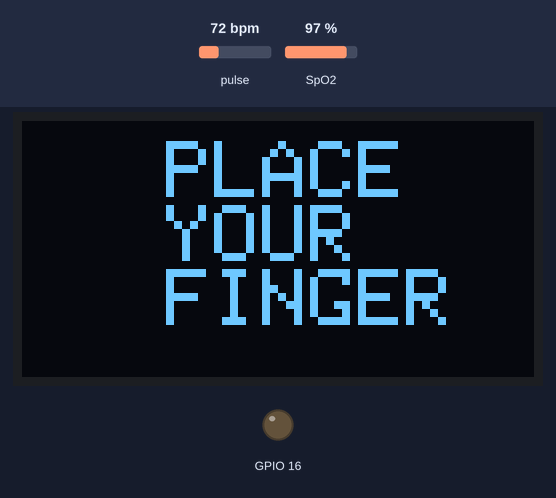
A sketch run on a simulated ESP8266 (NodeMCU). Parts: 128×64 one-colour display, output pins drawn as LEDs (lit = HIGH). The inputs (shaded band) are chosen by the test bench; at power-on: pulse 72 bpm, SpO2 97 %. WiFi joins after 1.5 s; servers stay silent unless stated; what the sketch prints to the serial monitor is not drawn.

Above: at 8.1 s.
8.2 s: pulse set to 99 bpm
At 9.6 s:
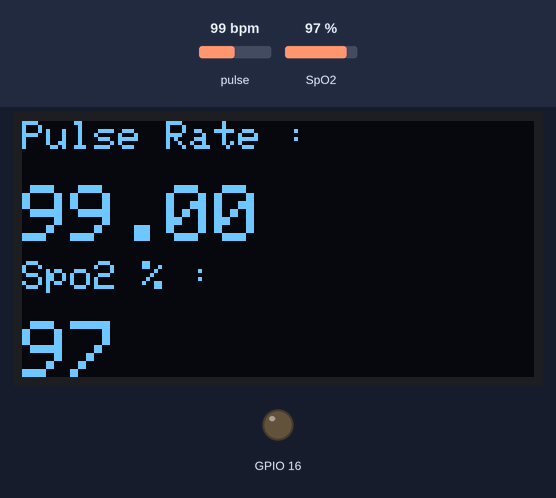
9.9 s: pulse set to 102 bpm
At 11.0 s:
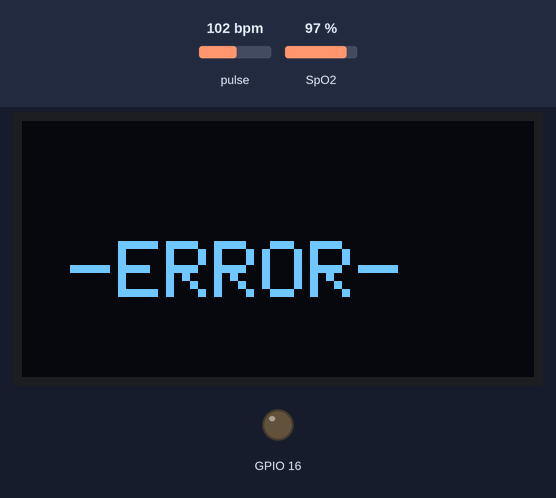
11.4 s: pulse set to 42 bpm
At 12.5 s:
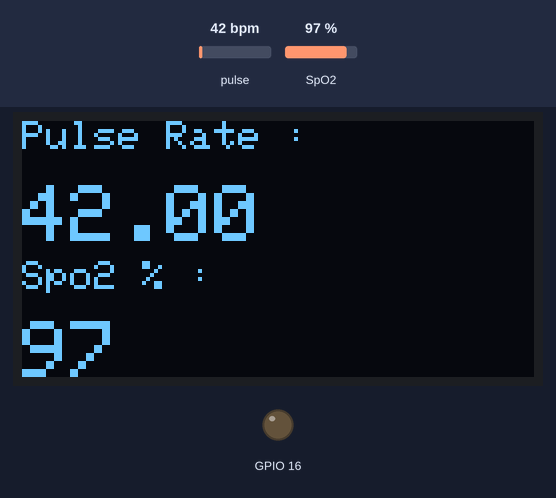
12.9 s: SpO2 set to 80 %
At 14.6 s:
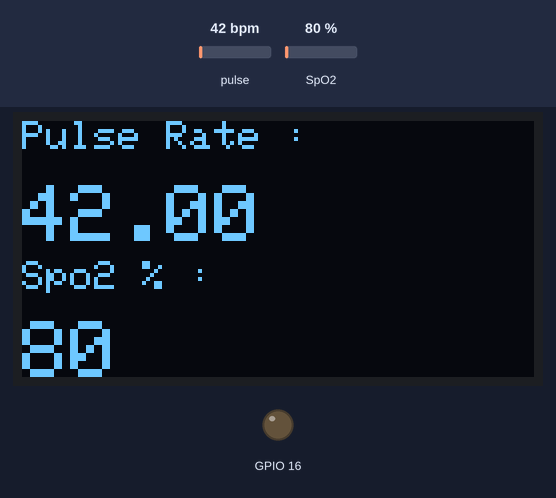
14.9 s: pulse set to 130 bpm
At 16.0 s:
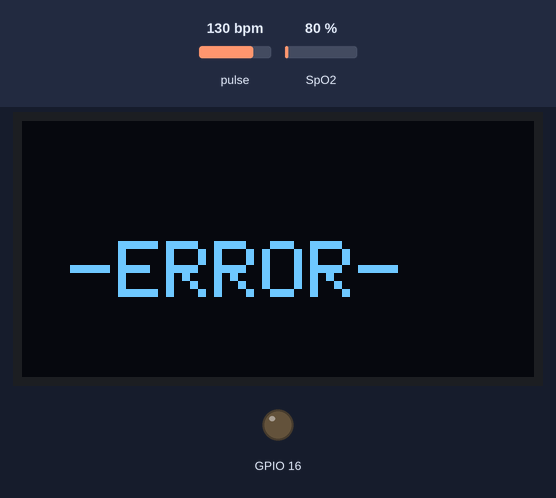
Timing chart, 0 to 17.4 s (numbered marks = the images above; inputs shaded):
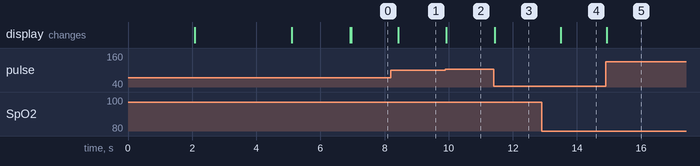

Measured:
- the behaviour switches between 100 and 101 bpm on pulse (found by bisection; images 1 and 2)
- after the input at 8.2 s, the display: changes after 0.22 s (image 1)
- after the input at 9.9 s, the display: changes at once (image 2)
- after the input at 11.4 s, the display: changes at once (image 3)
- after the input at 12.9 s, the display: changes after 0.59 s (image 4)
- after the input at 14.9 s, the display: changes at once (image 5)

The sketch:

PulseOximeter.ino
```cpp
#include <Wire.h>
#include "MAX30100_PulseOximeter.h"
#define BLYNK_PRINT Serial
#include <Blynk.h>
#include <ESP8266WiFi.h>
#include <BlynkSimpleEsp8266.h>

#include "Wire.h"
#include "Adafruit_GFX.h"
#include "OakOLED.h"

#define REPORTING_PERIOD_MS 1000
OakOLED oled;

char auth[] = "7uBUOQO5UKM-0hUGg3GtWWz2RdJoWx1g";
char ssid[] = "HUAWEI-Kc6M";        //WiFi SSID
char pass[] = "Connect@123";        //WiFi Password


PulseOximeter pox;

float BPM, SpO2;
uint32_t tsLastReport = 0;


void onBeatDetected()
{
    Serial.println("Beat Detected!");


}

void setup()
{

    Serial.begin(115200);

    oled.begin();
     oled.clearDisplay();
    oled.setTextSize(2);
    oled.setTextColor(1);
    oled.setCursor(0,0);
    oled.println("\n PULSE\n OXIMETER");
    Serial.println("\n PULSE\n OXIMETER");
    oled.display();
    delay(2000);
    oled.clearDisplay();
    oled.setTextSize(2);
    oled.setTextColor(1);
    oled.setCursor(0,0);
    oled.println("BY :\nLOVE KUMAR\nR.no.:3930");
    Serial.println("BY :\nLOVE KUMAR\nR.no.:3930");
    oled.display();

    delay(3000);
    oled.clearDisplay();
    oled.setTextSize(2);
    oled.setTextColor(1);
    oled.setCursor(0,30);
    oled.println("STARTING..");
    Serial.println("STARTING..");

    oled.display();

    pinMode(16, OUTPUT);
    Blynk.begin(auth, ssid, pass);

    Serial.print("Initializing Pulse Oximeter..");

    if (!pox.begin())
    {
         Serial.println("FAILED");
         oled.clearDisplay();
         oled.setTextSize(2);
         oled.setTextColor(1);
         oled.setCursor(0, 0);
         oled.println("FAILED");
         oled.display();
         for(;;);
    }
    else
    {
         oled.clearDisplay();
         oled.setTextSize(2);
         oled.setTextColor(1);
         oled.setCursor(0, 0);
         oled.println("SUCCESS");
         oled.display();
         Serial.println("SUCCESS");
         pox.setOnBeatDetectedCallback(onBeatDetected);
    }


}

void loop()
{
    pox.update();
    Blynk.run();

    BPM = pox.getHeartRate();
    SpO2 = pox.getSpO2();
    if (BPM >100 || SpO2>100){
    oled.clearDisplay();
    oled.setTextSize(2);
    oled.setTextColor(1);
    oled.setCursor(0,30);

    oled.println(" -ERROR-");
    Serial.println(" -ERROR-");
    oled.display();
      }
    else if(BPM==0 && SpO2==0){
    Blynk.virtualWrite(V7, BPM);
    Blynk.virtualWrite(V8, SpO2);
    oled.clearDisplay();
    oled.setTextSize(2);
    oled.setTextColor(1);
    oled.setCursor(0,5);
    oled.println("   PLACE\n   YOUR\n   FINGER");
    Serial.println("   PLACE   YOUR   FINGER");
    oled.display();


      }
    else{
     if (millis() - tsLastReport > REPORTING_PERIOD_MS)
    {
        Serial.print("Heart rate:");
        Serial.print(BPM);
        Serial.print(" SpO2:");
        Serial.print(SpO2);
        Serial.println(" %");

        Blynk.virtualWrite(V7, BPM);
        Blynk.virtualWrite(V8, SpO2);

        oled.clearDisplay();
        oled.setTextSize(2);
        oled.setTextColor(1);
        oled.setCursor(0,16);
        oled.println(pox.getHeartRate());

        oled.setTextSize(1);
        oled.setTextColor(1);
        oled.setCursor(0, 0);
        oled.println("Pulse Rate :");

        oled.setTextSize(1);
        oled.setTextColor(1);
        oled.setCursor(0, 35);
        oled.println("Spo2 % :");

        oled.setTextSize(2);
        oled.setTextColor(1);
        oled.setCursor(0,50);
        oled.println(pox.getSpO2());
        oled.display();

        tsLastReport = millis();
    }
    }
}
```
